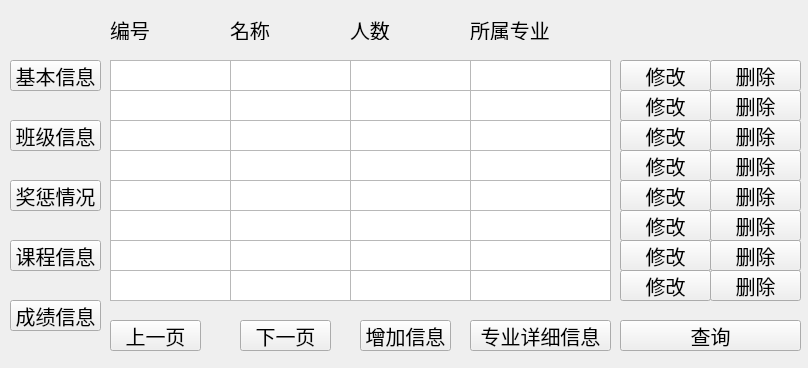
<?xml version="1.0" encoding="UTF-8"?>
<ui version="4.0">
 <class>Form</class>
 <widget class="QWidget" name="Form">
  <property name="geometry">
   <rect>
    <x>0</x>
    <y>0</y>
    <width>808</width>
    <height>368</height>
   </rect>
  </property>
  <property name="minimumSize">
   <size>
    <width>808</width>
    <height>368</height>
   </size>
  </property>
  <property name="maximumSize">
   <size>
    <width>808</width>
    <height>368</height>
   </size>
  </property>
  <property name="windowTitle">
   <string>Form</string>
  </property>
  <widget class="QLabel" name="label_2">
   <property name="geometry">
    <rect>
     <x>230</x>
     <y>20</y>
     <width>61</width>
     <height>20</height>
    </rect>
   </property>
   <property name="font">
    <font>
     <family>楷体</family>
     <pointsize>15</pointsize>
    </font>
   </property>
   <property name="text">
    <string>名称</string>
   </property>
  </widget>
  <widget class="QLabel" name="label_3">
   <property name="geometry">
    <rect>
     <x>110</x>
     <y>20</y>
     <width>61</width>
     <height>20</height>
    </rect>
   </property>
   <property name="font">
    <font>
     <family>楷体</family>
     <pointsize>15</pointsize>
    </font>
   </property>
   <property name="text">
    <string>编号</string>
   </property>
  </widget>
  <widget class="QLabel" name="label_4">
   <property name="geometry">
    <rect>
     <x>350</x>
     <y>20</y>
     <width>61</width>
     <height>20</height>
    </rect>
   </property>
   <property name="font">
    <font>
     <family>楷体</family>
     <pointsize>15</pointsize>
    </font>
   </property>
   <property name="text">
    <string>人数</string>
   </property>
  </widget>
  <widget class="QLabel" name="label_5">
   <property name="geometry">
    <rect>
     <x>470</x>
     <y>20</y>
     <width>81</width>
     <height>20</height>
    </rect>
   </property>
   <property name="font">
    <font>
     <family>楷体</family>
     <pointsize>15</pointsize>
    </font>
   </property>
   <property name="text">
    <string>所属专业</string>
   </property>
  </widget>
  <widget class="QPushButton" name="pushButton">
   <property name="geometry">
    <rect>
     <x>10</x>
     <y>60</y>
     <width>91</width>
     <height>31</height>
    </rect>
   </property>
   <property name="font">
    <font>
     <family>楷体</family>
     <pointsize>15</pointsize>
    </font>
   </property>
   <property name="text">
    <string>基本信息</string>
   </property>
  </widget>
  <widget class="QPushButton" name="pushButton_2">
   <property name="geometry">
    <rect>
     <x>10</x>
     <y>120</y>
     <width>91</width>
     <height>31</height>
    </rect>
   </property>
   <property name="font">
    <font>
     <family>楷体</family>
     <pointsize>15</pointsize>
    </font>
   </property>
   <property name="text">
    <string>班级信息</string>
   </property>
  </widget>
  <widget class="QPushButton" name="pushButton_3">
   <property name="geometry">
    <rect>
     <x>10</x>
     <y>180</y>
     <width>91</width>
     <height>31</height>
    </rect>
   </property>
   <property name="font">
    <font>
     <family>楷体</family>
     <pointsize>15</pointsize>
    </font>
   </property>
   <property name="text">
    <string>奖惩情况</string>
   </property>
  </widget>
  <widget class="QPushButton" name="pushButton_4">
   <property name="geometry">
    <rect>
     <x>110</x>
     <y>320</y>
     <width>91</width>
     <height>31</height>
    </rect>
   </property>
   <property name="font">
    <font>
     <family>楷体</family>
     <pointsize>15</pointsize>
    </font>
   </property>
   <property name="text">
    <string>上一页</string>
   </property>
  </widget>
  <widget class="QPushButton" name="pushButton_5">
   <property name="geometry">
    <rect>
     <x>240</x>
     <y>320</y>
     <width>91</width>
     <height>31</height>
    </rect>
   </property>
   <property name="font">
    <font>
     <family>楷体</family>
     <pointsize>15</pointsize>
    </font>
   </property>
   <property name="text">
    <string>下一页</string>
   </property>
  </widget>
  <widget class="QTextBrowser" name="textBrowser_1">
   <property name="geometry">
    <rect>
     <x>110</x>
     <y>60</y>
     <width>121</width>
     <height>31</height>
    </rect>
   </property>
  </widget>
  <widget class="QTextBrowser" name="textBrowser_2">
   <property name="geometry">
    <rect>
     <x>230</x>
     <y>60</y>
     <width>121</width>
     <height>31</height>
    </rect>
   </property>
  </widget>
  <widget class="QTextBrowser" name="textBrowser_3">
   <property name="geometry">
    <rect>
     <x>350</x>
     <y>60</y>
     <width>121</width>
     <height>31</height>
    </rect>
   </property>
  </widget>
  <widget class="QTextBrowser" name="textBrowser_4">
   <property name="geometry">
    <rect>
     <x>470</x>
     <y>60</y>
     <width>141</width>
     <height>31</height>
    </rect>
   </property>
  </widget>
  <widget class="QPushButton" name="pushButton_6">
   <property name="geometry">
    <rect>
     <x>620</x>
     <y>60</y>
     <width>91</width>
     <height>31</height>
    </rect>
   </property>
   <property name="font">
    <font>
     <family>楷体</family>
     <pointsize>15</pointsize>
    </font>
   </property>
   <property name="text">
    <string>修改</string>
   </property>
  </widget>
  <widget class="QTextBrowser" name="textBrowser_8">
   <property name="geometry">
    <rect>
     <x>470</x>
     <y>90</y>
     <width>141</width>
     <height>31</height>
    </rect>
   </property>
  </widget>
  <widget class="QTextBrowser" name="textBrowser_7">
   <property name="geometry">
    <rect>
     <x>350</x>
     <y>90</y>
     <width>121</width>
     <height>31</height>
    </rect>
   </property>
  </widget>
  <widget class="QPushButton" name="pushButton_7">
   <property name="geometry">
    <rect>
     <x>620</x>
     <y>90</y>
     <width>91</width>
     <height>31</height>
    </rect>
   </property>
   <property name="font">
    <font>
     <family>楷体</family>
     <pointsize>15</pointsize>
    </font>
   </property>
   <property name="text">
    <string>修改</string>
   </property>
  </widget>
  <widget class="QTextBrowser" name="textBrowser_5">
   <property name="geometry">
    <rect>
     <x>110</x>
     <y>90</y>
     <width>121</width>
     <height>31</height>
    </rect>
   </property>
  </widget>
  <widget class="QTextBrowser" name="textBrowser_6">
   <property name="geometry">
    <rect>
     <x>230</x>
     <y>90</y>
     <width>121</width>
     <height>31</height>
    </rect>
   </property>
  </widget>
  <widget class="QTextBrowser" name="textBrowser_12">
   <property name="geometry">
    <rect>
     <x>470</x>
     <y>120</y>
     <width>141</width>
     <height>31</height>
    </rect>
   </property>
  </widget>
  <widget class="QTextBrowser" name="textBrowser_11">
   <property name="geometry">
    <rect>
     <x>350</x>
     <y>120</y>
     <width>121</width>
     <height>31</height>
    </rect>
   </property>
  </widget>
  <widget class="QPushButton" name="pushButton_8">
   <property name="geometry">
    <rect>
     <x>620</x>
     <y>120</y>
     <width>91</width>
     <height>31</height>
    </rect>
   </property>
   <property name="font">
    <font>
     <family>楷体</family>
     <pointsize>15</pointsize>
    </font>
   </property>
   <property name="text">
    <string>修改</string>
   </property>
  </widget>
  <widget class="QTextBrowser" name="textBrowser_9">
   <property name="geometry">
    <rect>
     <x>110</x>
     <y>120</y>
     <width>121</width>
     <height>31</height>
    </rect>
   </property>
  </widget>
  <widget class="QTextBrowser" name="textBrowser_10">
   <property name="geometry">
    <rect>
     <x>230</x>
     <y>120</y>
     <width>121</width>
     <height>31</height>
    </rect>
   </property>
  </widget>
  <widget class="QTextBrowser" name="textBrowser_16">
   <property name="geometry">
    <rect>
     <x>470</x>
     <y>150</y>
     <width>141</width>
     <height>31</height>
    </rect>
   </property>
  </widget>
  <widget class="QTextBrowser" name="textBrowser_15">
   <property name="geometry">
    <rect>
     <x>350</x>
     <y>150</y>
     <width>121</width>
     <height>31</height>
    </rect>
   </property>
  </widget>
  <widget class="QPushButton" name="pushButton_9">
   <property name="geometry">
    <rect>
     <x>620</x>
     <y>150</y>
     <width>91</width>
     <height>31</height>
    </rect>
   </property>
   <property name="font">
    <font>
     <family>楷体</family>
     <pointsize>15</pointsize>
    </font>
   </property>
   <property name="text">
    <string>修改</string>
   </property>
  </widget>
  <widget class="QTextBrowser" name="textBrowser_13">
   <property name="geometry">
    <rect>
     <x>110</x>
     <y>150</y>
     <width>121</width>
     <height>31</height>
    </rect>
   </property>
  </widget>
  <widget class="QTextBrowser" name="textBrowser_14">
   <property name="geometry">
    <rect>
     <x>230</x>
     <y>150</y>
     <width>121</width>
     <height>31</height>
    </rect>
   </property>
  </widget>
  <widget class="QTextBrowser" name="textBrowser_20">
   <property name="geometry">
    <rect>
     <x>470</x>
     <y>180</y>
     <width>141</width>
     <height>31</height>
    </rect>
   </property>
  </widget>
  <widget class="QTextBrowser" name="textBrowser_19">
   <property name="geometry">
    <rect>
     <x>350</x>
     <y>180</y>
     <width>121</width>
     <height>31</height>
    </rect>
   </property>
  </widget>
  <widget class="QPushButton" name="pushButton_10">
   <property name="geometry">
    <rect>
     <x>620</x>
     <y>180</y>
     <width>91</width>
     <height>31</height>
    </rect>
   </property>
   <property name="font">
    <font>
     <family>楷体</family>
     <pointsize>15</pointsize>
    </font>
   </property>
   <property name="text">
    <string>修改</string>
   </property>
  </widget>
  <widget class="QTextBrowser" name="textBrowser_17">
   <property name="geometry">
    <rect>
     <x>110</x>
     <y>180</y>
     <width>121</width>
     <height>31</height>
    </rect>
   </property>
  </widget>
  <widget class="QTextBrowser" name="textBrowser_18">
   <property name="geometry">
    <rect>
     <x>230</x>
     <y>180</y>
     <width>121</width>
     <height>31</height>
    </rect>
   </property>
  </widget>
  <widget class="QTextBrowser" name="textBrowser_24">
   <property name="geometry">
    <rect>
     <x>470</x>
     <y>210</y>
     <width>141</width>
     <height>31</height>
    </rect>
   </property>
  </widget>
  <widget class="QTextBrowser" name="textBrowser_23">
   <property name="geometry">
    <rect>
     <x>350</x>
     <y>210</y>
     <width>121</width>
     <height>31</height>
    </rect>
   </property>
  </widget>
  <widget class="QPushButton" name="pushButton_11">
   <property name="geometry">
    <rect>
     <x>620</x>
     <y>210</y>
     <width>91</width>
     <height>31</height>
    </rect>
   </property>
   <property name="font">
    <font>
     <family>楷体</family>
     <pointsize>15</pointsize>
    </font>
   </property>
   <property name="text">
    <string>修改</string>
   </property>
  </widget>
  <widget class="QTextBrowser" name="textBrowser_21">
   <property name="geometry">
    <rect>
     <x>110</x>
     <y>210</y>
     <width>121</width>
     <height>31</height>
    </rect>
   </property>
  </widget>
  <widget class="QTextBrowser" name="textBrowser_22">
   <property name="geometry">
    <rect>
     <x>230</x>
     <y>210</y>
     <width>121</width>
     <height>31</height>
    </rect>
   </property>
  </widget>
  <widget class="QTextBrowser" name="textBrowser_28">
   <property name="geometry">
    <rect>
     <x>470</x>
     <y>240</y>
     <width>141</width>
     <height>31</height>
    </rect>
   </property>
  </widget>
  <widget class="QTextBrowser" name="textBrowser_27">
   <property name="geometry">
    <rect>
     <x>350</x>
     <y>240</y>
     <width>121</width>
     <height>31</height>
    </rect>
   </property>
  </widget>
  <widget class="QPushButton" name="pushButton_12">
   <property name="geometry">
    <rect>
     <x>620</x>
     <y>240</y>
     <width>91</width>
     <height>31</height>
    </rect>
   </property>
   <property name="font">
    <font>
     <family>楷体</family>
     <pointsize>15</pointsize>
    </font>
   </property>
   <property name="text">
    <string>修改</string>
   </property>
  </widget>
  <widget class="QTextBrowser" name="textBrowser_25">
   <property name="geometry">
    <rect>
     <x>110</x>
     <y>240</y>
     <width>121</width>
     <height>31</height>
    </rect>
   </property>
  </widget>
  <widget class="QTextBrowser" name="textBrowser_26">
   <property name="geometry">
    <rect>
     <x>230</x>
     <y>240</y>
     <width>121</width>
     <height>31</height>
    </rect>
   </property>
  </widget>
  <widget class="QTextBrowser" name="textBrowser_29">
   <property name="geometry">
    <rect>
     <x>110</x>
     <y>270</y>
     <width>121</width>
     <height>31</height>
    </rect>
   </property>
  </widget>
  <widget class="QTextBrowser" name="textBrowser_30">
   <property name="geometry">
    <rect>
     <x>230</x>
     <y>270</y>
     <width>121</width>
     <height>31</height>
    </rect>
   </property>
  </widget>
  <widget class="QPushButton" name="pushButton_13">
   <property name="geometry">
    <rect>
     <x>620</x>
     <y>270</y>
     <width>91</width>
     <height>31</height>
    </rect>
   </property>
   <property name="font">
    <font>
     <family>楷体</family>
     <pointsize>15</pointsize>
    </font>
   </property>
   <property name="text">
    <string>修改</string>
   </property>
  </widget>
  <widget class="QTextBrowser" name="textBrowser_31">
   <property name="geometry">
    <rect>
     <x>350</x>
     <y>270</y>
     <width>121</width>
     <height>31</height>
    </rect>
   </property>
  </widget>
  <widget class="QTextBrowser" name="textBrowser_32">
   <property name="geometry">
    <rect>
     <x>470</x>
     <y>270</y>
     <width>141</width>
     <height>31</height>
    </rect>
   </property>
  </widget>
  <widget class="QPushButton" name="promessageBUTTON">
   <property name="geometry">
    <rect>
     <x>470</x>
     <y>320</y>
     <width>141</width>
     <height>31</height>
    </rect>
   </property>
   <property name="font">
    <font>
     <family>楷体</family>
     <pointsize>15</pointsize>
    </font>
   </property>
   <property name="text">
    <string>专业详细信息</string>
   </property>
  </widget>
  <widget class="QPushButton" name="pushButton_14">
   <property name="geometry">
    <rect>
     <x>10</x>
     <y>240</y>
     <width>91</width>
     <height>31</height>
    </rect>
   </property>
   <property name="font">
    <font>
     <family>楷体</family>
     <pointsize>15</pointsize>
    </font>
   </property>
   <property name="text">
    <string>课程信息</string>
   </property>
  </widget>
  <widget class="QPushButton" name="pushButton_15">
   <property name="geometry">
    <rect>
     <x>10</x>
     <y>300</y>
     <width>91</width>
     <height>31</height>
    </rect>
   </property>
   <property name="font">
    <font>
     <family>楷体</family>
     <pointsize>15</pointsize>
    </font>
   </property>
   <property name="text">
    <string>成绩信息</string>
   </property>
  </widget>
  <widget class="QPushButton" name="pushButton_16">
   <property name="geometry">
    <rect>
     <x>360</x>
     <y>320</y>
     <width>91</width>
     <height>31</height>
    </rect>
   </property>
   <property name="font">
    <font>
     <family>楷体</family>
     <pointsize>15</pointsize>
    </font>
   </property>
   <property name="text">
    <string>增加信息</string>
   </property>
  </widget>
  <widget class="QPushButton" name="pushButton_17">
   <property name="geometry">
    <rect>
     <x>710</x>
     <y>60</y>
     <width>91</width>
     <height>31</height>
    </rect>
   </property>
   <property name="font">
    <font>
     <family>楷体</family>
     <pointsize>15</pointsize>
    </font>
   </property>
   <property name="text">
    <string>删除</string>
   </property>
  </widget>
  <widget class="QPushButton" name="pushButton_18">
   <property name="geometry">
    <rect>
     <x>710</x>
     <y>90</y>
     <width>91</width>
     <height>31</height>
    </rect>
   </property>
   <property name="font">
    <font>
     <family>楷体</family>
     <pointsize>15</pointsize>
    </font>
   </property>
   <property name="text">
    <string>删除</string>
   </property>
  </widget>
  <widget class="QPushButton" name="pushButton_19">
   <property name="geometry">
    <rect>
     <x>710</x>
     <y>240</y>
     <width>91</width>
     <height>31</height>
    </rect>
   </property>
   <property name="font">
    <font>
     <family>楷体</family>
     <pointsize>15</pointsize>
    </font>
   </property>
   <property name="text">
    <string>删除</string>
   </property>
  </widget>
  <widget class="QPushButton" name="pushButton_20">
   <property name="geometry">
    <rect>
     <x>710</x>
     <y>180</y>
     <width>91</width>
     <height>31</height>
    </rect>
   </property>
   <property name="font">
    <font>
     <family>楷体</family>
     <pointsize>15</pointsize>
    </font>
   </property>
   <property name="text">
    <string>删除</string>
   </property>
  </widget>
  <widget class="QPushButton" name="pushButton_21">
   <property name="geometry">
    <rect>
     <x>710</x>
     <y>120</y>
     <width>91</width>
     <height>31</height>
    </rect>
   </property>
   <property name="font">
    <font>
     <family>楷体</family>
     <pointsize>15</pointsize>
    </font>
   </property>
   <property name="text">
    <string>删除</string>
   </property>
  </widget>
  <widget class="QPushButton" name="pushButton_22">
   <property name="geometry">
    <rect>
     <x>710</x>
     <y>210</y>
     <width>91</width>
     <height>31</height>
    </rect>
   </property>
   <property name="font">
    <font>
     <family>楷体</family>
     <pointsize>15</pointsize>
    </font>
   </property>
   <property name="text">
    <string>删除</string>
   </property>
  </widget>
  <widget class="QPushButton" name="pushButton_23">
   <property name="geometry">
    <rect>
     <x>710</x>
     <y>150</y>
     <width>91</width>
     <height>31</height>
    </rect>
   </property>
   <property name="font">
    <font>
     <family>楷体</family>
     <pointsize>15</pointsize>
    </font>
   </property>
   <property name="text">
    <string>删除</string>
   </property>
  </widget>
  <widget class="QPushButton" name="pushButton_24">
   <property name="geometry">
    <rect>
     <x>710</x>
     <y>270</y>
     <width>91</width>
     <height>31</height>
    </rect>
   </property>
   <property name="font">
    <font>
     <family>楷体</family>
     <pointsize>15</pointsize>
    </font>
   </property>
   <property name="text">
    <string>删除</string>
   </property>
  </widget>
  <widget class="QPushButton" name="promessageBUTTON_2">
   <property name="geometry">
    <rect>
     <x>620</x>
     <y>320</y>
     <width>181</width>
     <height>31</height>
    </rect>
   </property>
   <property name="font">
    <font>
     <family>楷体</family>
     <pointsize>15</pointsize>
    </font>
   </property>
   <property name="text">
    <string>查询</string>
   </property>
  </widget>
 </widget>
 <resources/>
 <connections/>
</ui>
